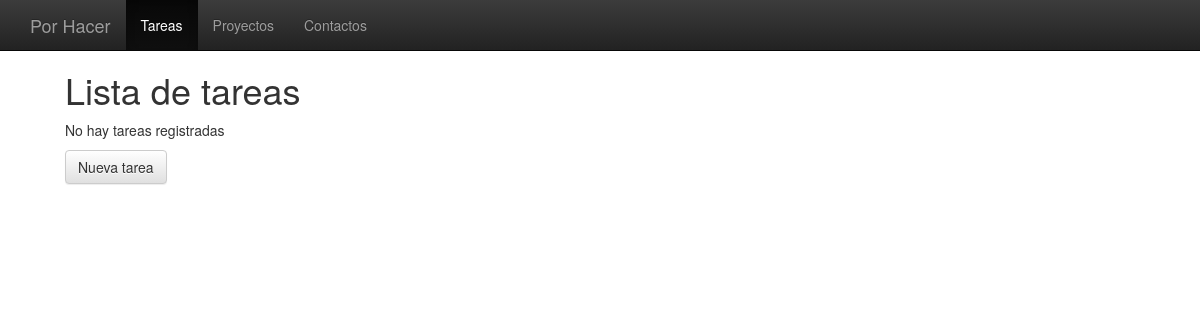
The app's page /, older data.
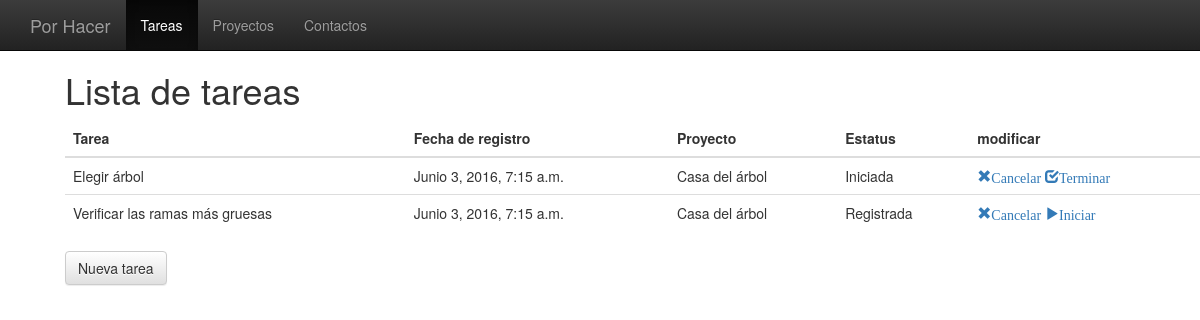
The same page, newer data.
### porhacer/models.py (models this page shows, shortened)
class Tarea(models.Model):
    proyecto = models.ForeignKey(Proyecto,on_delete=models.CASCADE)
    estatus = models.ForeignKey(Estatus)
    nombre = models.CharField(max_length=200)
    descripcion = models.TextField(max_length=1500)
    fechainicio = models.DateTimeField(null=True, blank=True)
    fechafin = models.DateTimeField(null=True, blank=True)
    fecharegistro = models.DateTimeField(null=False)
    fechalimite = models.DateTimeField(null=True, blank=True)

class Proyecto(models.Model):
    nombre = models.CharField(max_length=200)
    descripcion = models.TextField(max_length=1500)
    activo = models.BooleanField(default=True)

class Estatus(models.Model):
    nombre = models.CharField(max_length=200)

### porhacer/views.py (the view)
# urls.py: url(r'^$', views.index, name="index"),
def index(request):
    listatareas = Tarea.objects.all()
    context = {'listatareas': listatareas,}
    return render (request, 'tareas/listatareas.html', context)

### porhacer/templates/tareas/listatareas.html (shortened to what this page needs)
<!DOCTYPE html>
<html lang="en">
  <head>
	<link rel="stylesheet" href="https://maxcdn.bootstrapcdn.com/bootstrap/3.3.6/css/bootstrap.min.css">
	<link rel="stylesheet" href="https://maxcdn.bootstrapcdn.com/bootstrap/3.3.6/css/bootstrap-theme.min.css">
  </head>
  <body style="padding:50px;">
    <nav class="navbar navbar-inverse navbar-fixed-top">
      <div class="container">
        <div class="navbar-header">
          <a class="navbar-brand" href="{% url 'index' %}">Por Hacer</a>
        </div>
        <div id="navbar" class="collapse navbar-collapse">
          <ul class="nav navbar-nav">
            <li class="active"><a href="#">Tareas</a></li>
            <li><a href="{% url 'listaproy' %}">Proyectos</a></li>
            <li><a href="{% url 'contactos' %}" >Contactos</a></li>
          </ul>
        </div>
      </div>
    </nav>
    <div class="container">
    <h1>Lista de tareas</h1>
    {% if listatareas %}
      <table class="table">
        <thead>
          <tr>
            <th>Tarea</th>
            <th>Fecha de registro</th>
            <th>Proyecto</th>
            <th>Estatus</th>
            <th>modificar</th>
          </tr>
        </thead>
        <tbody>
        {% for tarea in listatareas %}
          <tr>
            <td>{{ tarea.nombre }}</td>
            <td>{{ tarea.fecharegistro  }}</td>
            <td>{{ tarea.proyecto.nombre }}</td>
            <td>{{ tarea.estatus.nombre }}</td>
            <td>
              {% if tarea.estatus.id == 1  %}
                  <a href="{% url 'cancelat' tarea.id %}" ><span class="glyphicon glyphicon-remove">Cancelar</a>
                  <a href="{% url 'iniciat' tarea.id %}" ><span class="glyphicon glyphicon-play">Iniciar</a>
              {% elif tarea.estatus.id == 2 %}
                  <a href="{% url 'cancelat' tarea.id %}" ><span class="glyphicon glyphicon-remove">Cancelar</a>
                  <a href="{% url 'terminat' tarea.id %}" ><span class="glyphicon glyphicon-check">Terminar</a>
              {% endif %}
            </td>
          </tr>
        {% endfor %}
        </tbody>
      </table>
    {% else %}
      <p>No hay tareas registradas</p>
    {% endif %}
    <a href="{% url 'nuevatarea' %}" ><div class="btn btn-default" id="machacable" >Nueva tarea</div> </a>
    </div>
  </body>
</html>

Row changes from the older to the newer data that the page shows:
added Tarea: nombre "Elegir árbol", fecharegistro "Junio 3, 2016, 7:15 a.m.", proyecto.nombre "Casa del árbol", estatus.nombre "Iniciada", shows "Cancelar"
added Tarea: nombre "Verificar las ramas más gruesas", fecharegistro "Junio 3, 2016, 7:15 a.m.", proyecto.nombre "Casa del árbol", estatus.nombre "Registrada", shows "Cancelar"
Text that changed along with them:
text no longer shown: "No hay tareas registradas"
text now shown: "Tarea Fecha de registro Proyecto Estatus modificar"
